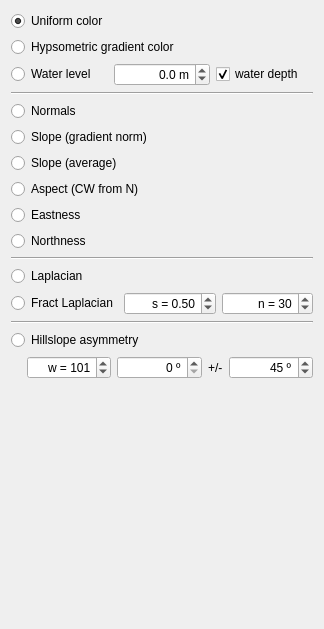
          <widget class="QWidget" name="pageMorhology">
           <property name="geometry">
            <rect>
             <x>0</x>
             <y>0</y>
             <width>324</width>
             <height>629</height>
            </rect>
           </property>
           <attribute name="label">
            <string>Local: elevation, gradient, laplacian</string>
           </attribute>
           <layout class="QVBoxLayout" name="verticalLayout_11">
            <item>
             <widget class="QRadioButton" name="dem_uniform">
              <property name="text">
               <string>Uniform color</string>
              </property>
              <property name="checked">
               <bool>true</bool>
              </property>
             </widget>
            </item>
            <item>
             <widget class="QRadioButton" name="dem_elevation">
              <property name="text">
               <string>Hypsometric gradient color</string>
              </property>
              <property name="checked">
               <bool>false</bool>
              </property>
             </widget>
            </item>
            <item>
             <layout class="QHBoxLayout" name="horizontalLayout_39">
              <item>
               <widget class="QRadioButton" name="dem_waterlevel">
                <property name="text">
                 <string>Water level</string>
                </property>
               </widget>
              </item>
              <item>
               <widget class="QDoubleSpinBox" name="dem_waterlevel_m">
                <property name="alignment">
                 <set>Qt::AlignmentFlag::AlignRight|Qt::AlignmentFlag::AlignTrailing|Qt::AlignmentFlag::AlignVCenter</set>
                </property>
                <property name="suffix">
                 <string> m</string>
                </property>
                <property name="decimals">
                 <number>1</number>
                </property>
                <property name="minimum">
                 <double>-10000.000000000000000</double>
                </property>
                <property name="maximum">
                 <double>10000.000000000000000</double>
                </property>
                <property name="singleStep">
                 <double>5.000000000000000</double>
                </property>
                <property name="value">
                 <double>0.000000000000000</double>
                </property>
               </widget>
              </item>
              <item>
               <widget class="QCheckBox" name="dem_waterlevel_relief">
                <property name="text">
                 <string>water depth</string>
                </property>
                <property name="checked">
                 <bool>true</bool>
                </property>
               </widget>
              </item>
             </layout>
            </item>
            <item>
             <widget class="Line" name="line_18">
              <property name="orientation">
               <enum>Qt::Orientation::Horizontal</enum>
              </property>
             </widget>
            </item>
            <item>
             <widget class="QRadioButton" name="dem_normals">
              <property name="text">
               <string>Normals</string>
              </property>
              <property name="checked">
               <bool>false</bool>
              </property>
             </widget>
            </item>
            <item>
             <widget class="QRadioButton" name="dem_slopeGradient">
              <property name="text">
               <string>Slope (gradient norm)</string>
              </property>
              <property name="checked">
               <bool>false</bool>
              </property>
             </widget>
            </item>
            <item>
             <widget class="QRadioButton" name="dem_slopeAvg">
              <property name="text">
               <string>Slope (average)</string>
              </property>
             </widget>
            </item>
            <item>
             <widget class="QRadioButton" name="dem_aspect">
              <property name="text">
               <string>Aspect (CW from N)</string>
              </property>
             </widget>
            </item>
            <item>
             <widget class="QRadioButton" name="dem_aspect_east">
              <property name="text">
               <string>Eastness</string>
              </property>
             </widget>
            </item>
            <item>
             <widget class="QRadioButton" name="dem_aspect_north">
              <property name="text">
               <string>Northness</string>
              </property>
             </widget>
            </item>
            <item>
             <widget class="Line" name="line_19">
              <property name="orientation">
               <enum>Qt::Orientation::Horizontal</enum>
              </property>
             </widget>
            </item>
            <item>
             <widget class="QRadioButton" name="dem_laplacian">
              <property name="text">
               <string>Laplacian</string>
              </property>
             </widget>
            </item>
            <item>
             <layout class="QHBoxLayout" name="horizontalLayout_5">
              <item>
               <widget class="QRadioButton" name="dem_fractLaplacian">
                <property name="text">
                 <string>Fract Laplacian</string>
                </property>
               </widget>
              </item>
              <item>
               <layout class="QHBoxLayout" name="horizontalLayout_19">
                <item>
                 <widget class="QDoubleSpinBox" name="dem_fractLaplacian_s">
                  <property name="sizePolicy">
                   <sizepolicy hsizetype="Expanding" vsizetype="Fixed">
                    <horstretch>0</horstretch>
                    <verstretch>0</verstretch>
                   </sizepolicy>
                  </property>
                  <property name="alignment">
                   <set>Qt::AlignmentFlag::AlignRight|Qt::AlignmentFlag::AlignTrailing|Qt::AlignmentFlag::AlignVCenter</set>
                  </property>
                  <property name="prefix">
                   <string>s = </string>
                  </property>
                  <property name="maximum">
                   <double>1.000000000000000</double>
                  </property>
                  <property name="singleStep">
                   <double>0.100000000000000</double>
                  </property>
                  <property name="value">
                   <double>0.500000000000000</double>
                  </property>
                 </widget>
                </item>
                <item>
                 <widget class="QSpinBox" name="dem_fractLaplacian_n">
                  <property name="sizePolicy">
                   <sizepolicy hsizetype="Expanding" vsizetype="Fixed">
                    <horstretch>0</horstretch>
                    <verstretch>0</verstretch>
                   </sizepolicy>
                  </property>
                  <property name="alignment">
                   <set>Qt::AlignmentFlag::AlignRight|Qt::AlignmentFlag::AlignTrailing|Qt::AlignmentFlag::AlignVCenter</set>
                  </property>
                  <property name="prefix">
                   <string>n = </string>
                  </property>
                  <property name="maximum">
                   <number>1000</number>
                  </property>
                  <property name="value">
                   <number>30</number>
                  </property>
                 </widget>
                </item>
               </layout>
              </item>
             </layout>
            </item>
            <item>
             <widget class="Line" name="line_20">
              <property name="orientation">
               <enum>Qt::Orientation::Horizontal</enum>
              </property>
             </widget>
            </item>
            <item>
             <widget class="QRadioButton" name="dem_asymmetry">
              <property name="text">
               <string>Hillslope asymmetry</string>
              </property>
             </widget>
            </item>
            <item>
             <layout class="QHBoxLayout" name="horizontalLayout">
              <property name="leftMargin">
               <number>16</number>
              </property>
              <item>
               <widget class="QSpinBox" name="dem_asymmetryW">
                <property name="alignment">
                 <set>Qt::AlignmentFlag::AlignRight|Qt::AlignmentFlag::AlignTrailing|Qt::AlignmentFlag::AlignVCenter</set>
                </property>
                <property name="prefix">
                 <string>w = </string>
                </property>
                <property name="minimum">
                 <number>3</number>
                </property>
                <property name="maximum">
                 <number>1001</number>
                </property>
                <property name="singleStep">
                 <number>2</number>
                </property>
                <property name="value">
                 <number>101</number>
                </property>
               </widget>
              </item>
              <item>
               <widget class="QDoubleSpinBox" name="dem_asymmetryDir">
                <property name="minimumSize">
                 <size>
                  <width>48</width>
                  <height>0</height>
                 </size>
                </property>
                <property name="alignment">
                 <set>Qt::AlignmentFlag::AlignRight|Qt::AlignmentFlag::AlignTrailing|Qt::AlignmentFlag::AlignVCenter</set>
                </property>
                <property name="suffix">
                 <string> º</string>
                </property>
                <property name="decimals">
                 <number>0</number>
                </property>
                <property name="maximum">
                 <double>360.000000000000000</double>
                </property>
                <property name="singleStep">
                 <double>45.000000000000000</double>
                </property>
                <property name="value">
                 <double>0.000000000000000</double>
                </property>
               </widget>
              </item>
              <item>
               <widget class="QLabel" name="label_33">
                <property name="sizePolicy">
                 <sizepolicy hsizetype="Fixed" vsizetype="Preferred">
                  <horstretch>0</horstretch>
                  <verstretch>0</verstretch>
                 </sizepolicy>
                </property>
                <property name="text">
                 <string>+/-</string>
                </property>
               </widget>
              </item>
              <item>
               <widget class="QDoubleSpinBox" name="dem_asymmetryDirTol">
                <property name="alignment">
                 <set>Qt::AlignmentFlag::AlignRight|Qt::AlignmentFlag::AlignTrailing|Qt::AlignmentFlag::AlignVCenter</set>
                </property>
                <property name="suffix">
                 <string> º</string>
                </property>
                <property name="decimals">
                 <number>0</number>
                </property>
                <property name="maximum">
                 <double>360.000000000000000</double>
                </property>
                <property name="singleStep">
                 <double>5.000000000000000</double>
                </property>
                <property name="value">
                 <double>45.000000000000000</double>
                </property>
               </widget>
              </item>
             </layout>
            </item>
            <item>
             <spacer name="verticalSpacer_8">
              <property name="orientation">
               <enum>Qt::Orientation::Vertical</enum>
              </property>
              <property name="sizeHint" stdset="0">
               <size>
                <width>20</width>
                <height>292</height>
               </size>
              </property>
             </spacer>
            </item>
           </layout>
          </widget>
